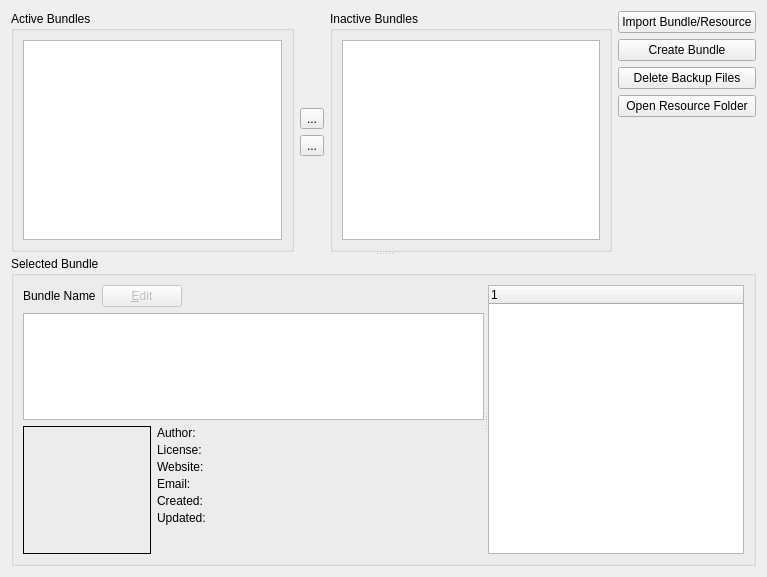
<?xml version="1.0" encoding="UTF-8"?>
<ui version="4.0">
 <class>WdgDlgBundleManager</class>
 <widget class="QWidget" name="WdgDlgBundleManager">
  <property name="geometry">
   <rect>
    <x>0</x>
    <y>0</y>
    <width>767</width>
    <height>577</height>
   </rect>
  </property>
  <layout class="QVBoxLayout" name="verticalLayout_5">
   <item>
    <widget class="QSplitter" name="splitter">
     <property name="orientation">
      <enum>Qt::Vertical</enum>
     </property>
     <property name="childrenCollapsible">
      <bool>false</bool>
     </property>
     <widget class="QWidget" name="bundleOverviewContainer">
      <property name="sizePolicy">
       <sizepolicy hsizetype="Preferred" vsizetype="Preferred">
        <horstretch>0</horstretch>
        <verstretch>10</verstretch>
       </sizepolicy>
      </property>
      <layout class="QHBoxLayout" name="horizontalLayout">
       <property name="leftMargin">
        <number>0</number>
       </property>
       <property name="topMargin">
        <number>0</number>
       </property>
       <property name="rightMargin">
        <number>0</number>
       </property>
       <property name="bottomMargin">
        <number>0</number>
       </property>
       <item>
        <layout class="QVBoxLayout" name="verticalLayout_2">
         <item>
          <widget class="QGroupBox" name="groupBox">
           <property name="title">
            <string>Active Bundles</string>
           </property>
           <layout class="QVBoxLayout" name="verticalLayout_6">
            <item>
             <widget class="QListWidget" name="listActive">
              <property name="sizePolicy">
               <sizepolicy hsizetype="MinimumExpanding" vsizetype="Expanding">
                <horstretch>0</horstretch>
                <verstretch>0</verstretch>
               </sizepolicy>
              </property>
              <property name="minimumSize">
               <size>
                <width>0</width>
                <height>200</height>
               </size>
              </property>
              <property name="alternatingRowColors">
               <bool>true</bool>
              </property>
              <property name="selectionMode">
               <enum>QAbstractItemView::ExtendedSelection</enum>
              </property>
              <property name="spacing">
               <number>1</number>
              </property>
             </widget>
            </item>
           </layout>
          </widget>
         </item>
        </layout>
       </item>
       <item>
        <layout class="QVBoxLayout" name="verticalLayout">
         <item>
          <spacer name="verticalSpacer_4">
           <property name="orientation">
            <enum>Qt::Vertical</enum>
           </property>
           <property name="sizeHint" stdset="0">
            <size>
             <width>20</width>
             <height>40</height>
            </size>
           </property>
          </spacer>
         </item>
         <item>
          <widget class="QToolButton" name="bnAdd">
           <property name="text">
            <string>...</string>
           </property>
          </widget>
         </item>
         <item>
          <widget class="QToolButton" name="bnRemove">
           <property name="text">
            <string>...</string>
           </property>
          </widget>
         </item>
         <item>
          <spacer name="verticalSpacer_3">
           <property name="orientation">
            <enum>Qt::Vertical</enum>
           </property>
           <property name="sizeHint" stdset="0">
            <size>
             <width>20</width>
             <height>40</height>
            </size>
           </property>
          </spacer>
         </item>
        </layout>
       </item>
       <item>
        <layout class="QVBoxLayout" name="verticalLayout_3">
         <item>
          <widget class="QGroupBox" name="groupBox_2">
           <property name="sizePolicy">
            <sizepolicy hsizetype="Preferred" vsizetype="Preferred">
             <horstretch>0</horstretch>
             <verstretch>0</verstretch>
            </sizepolicy>
           </property>
           <property name="title">
            <string>Inactive Bundles</string>
           </property>
           <layout class="QVBoxLayout" name="verticalLayout_7">
            <item>
             <widget class="QListWidget" name="listInactive">
              <property name="sizePolicy">
               <sizepolicy hsizetype="MinimumExpanding" vsizetype="Expanding">
                <horstretch>0</horstretch>
                <verstretch>0</verstretch>
               </sizepolicy>
              </property>
              <property name="minimumSize">
               <size>
                <width>0</width>
                <height>200</height>
               </size>
              </property>
              <property name="selectionMode">
               <enum>QAbstractItemView::ExtendedSelection</enum>
              </property>
              <property name="spacing">
               <number>1</number>
              </property>
             </widget>
            </item>
           </layout>
          </widget>
         </item>
        </layout>
       </item>
       <item>
        <layout class="QVBoxLayout" name="resourceActionsLayout">
         <property name="sizeConstraint">
          <enum>QLayout::SetMinimumSize</enum>
         </property>
         <item>
          <widget class="QPushButton" name="importBundleButton">
           <property name="text">
            <string>Import Bundle/Resource</string>
           </property>
          </widget>
         </item>
         <item>
          <widget class="QPushButton" name="createBundleButton">
           <property name="sizePolicy">
            <sizepolicy hsizetype="Minimum" vsizetype="Fixed">
             <horstretch>0</horstretch>
             <verstretch>0</verstretch>
            </sizepolicy>
           </property>
           <property name="text">
            <string>Create Bundle</string>
           </property>
          </widget>
         </item>
         <item>
          <widget class="QPushButton" name="deleteBackupFilesButton">
           <property name="sizePolicy">
            <sizepolicy hsizetype="Minimum" vsizetype="Fixed">
             <horstretch>0</horstretch>
             <verstretch>0</verstretch>
            </sizepolicy>
           </property>
           <property name="text">
            <string>Delete Backup Files</string>
           </property>
          </widget>
         </item>
         <item>
          <widget class="QPushButton" name="openResourceFolderButton">
           <property name="sizePolicy">
            <sizepolicy hsizetype="Minimum" vsizetype="Fixed">
             <horstretch>0</horstretch>
             <verstretch>0</verstretch>
            </sizepolicy>
           </property>
           <property name="text">
            <string>Open Resource Folder</string>
           </property>
          </widget>
         </item>
         <item>
          <spacer name="verticalSpacer">
           <property name="orientation">
            <enum>Qt::Vertical</enum>
           </property>
           <property name="sizeHint" stdset="0">
            <size>
             <width>20</width>
             <height>40</height>
            </size>
           </property>
          </spacer>
         </item>
        </layout>
       </item>
      </layout>
     </widget>
     <widget class="QGroupBox" name="BundleSelectedGroupBox">
      <property name="sizePolicy">
       <sizepolicy hsizetype="Preferred" vsizetype="Preferred">
        <horstretch>0</horstretch>
        <verstretch>0</verstretch>
       </sizepolicy>
      </property>
      <property name="minimumSize">
       <size>
        <width>0</width>
        <height>0</height>
       </size>
      </property>
      <property name="title">
       <string>Selected Bundle</string>
      </property>
      <layout class="QVBoxLayout" name="verticalLayout_8">
       <item>
        <widget class="QSplitter" name="splitter_2">
         <property name="sizePolicy">
          <sizepolicy hsizetype="Expanding" vsizetype="Expanding">
           <horstretch>0</horstretch>
           <verstretch>0</verstretch>
          </sizepolicy>
         </property>
         <property name="orientation">
          <enum>Qt::Horizontal</enum>
         </property>
         <property name="childrenCollapsible">
          <bool>false</bool>
         </property>
         <widget class="QWidget" name="selectedBundleInfoContainer">
          <property name="sizePolicy">
           <sizepolicy hsizetype="Preferred" vsizetype="Preferred">
            <horstretch>10</horstretch>
            <verstretch>0</verstretch>
           </sizepolicy>
          </property>
          <layout class="QVBoxLayout" name="verticalLayout_4">
           <property name="leftMargin">
            <number>0</number>
           </property>
           <property name="topMargin">
            <number>0</number>
           </property>
           <property name="rightMargin">
            <number>0</number>
           </property>
           <property name="bottomMargin">
            <number>0</number>
           </property>
           <item>
            <layout class="QHBoxLayout" name="horizontalLayout_2">
             <item>
              <widget class="QLabel" name="lblName">
               <property name="text">
                <string>Bundle Name</string>
               </property>
               <property name="textFormat">
                <enum>Qt::AutoText</enum>
               </property>
              </widget>
             </item>
             <item>
              <widget class="QPushButton" name="bnEditBundle">
               <property name="enabled">
                <bool>false</bool>
               </property>
               <property name="text">
                <string>&amp;Edit</string>
               </property>
              </widget>
             </item>
             <item>
              <spacer name="horizontalSpacer">
               <property name="orientation">
                <enum>Qt::Horizontal</enum>
               </property>
               <property name="sizeHint" stdset="0">
                <size>
                 <width>40</width>
                 <height>20</height>
                </size>
               </property>
              </spacer>
             </item>
            </layout>
           </item>
           <item>
            <widget class="QPlainTextEdit" name="lblDescription">
             <property name="sizePolicy">
              <sizepolicy hsizetype="Expanding" vsizetype="Maximum">
               <horstretch>0</horstretch>
               <verstretch>10</verstretch>
              </sizepolicy>
             </property>
             <property name="minimumSize">
              <size>
               <width>0</width>
               <height>50</height>
              </size>
             </property>
             <property name="readOnly">
              <bool>true</bool>
             </property>
            </widget>
           </item>
           <item>
            <layout class="QHBoxLayout" name="horizontalLayout_3" stretch="0,0">
             <item>
              <layout class="QVBoxLayout" name="verticalLayout_9">
               <item>
                <widget class="QLabel" name="lblPreview">
                 <property name="sizePolicy">
                  <sizepolicy hsizetype="Fixed" vsizetype="Fixed">
                   <horstretch>0</horstretch>
                   <verstretch>0</verstretch>
                  </sizepolicy>
                 </property>
                 <property name="minimumSize">
                  <size>
                   <width>128</width>
                   <height>128</height>
                  </size>
                 </property>
                 <property name="maximumSize">
                  <size>
                   <width>128</width>
                   <height>128</height>
                  </size>
                 </property>
                 <property name="frameShape">
                  <enum>QFrame::Box</enum>
                 </property>
                 <property name="text">
                  <string/>
                 </property>
                 <property name="alignment">
                  <set>Qt::AlignCenter</set>
                 </property>
                </widget>
               </item>
               <item>
                <spacer name="verticalSpacer_2">
                 <property name="orientation">
                  <enum>Qt::Vertical</enum>
                 </property>
                 <property name="sizeHint" stdset="0">
                  <size>
                   <width>20</width>
                   <height>0</height>
                  </size>
                 </property>
                </spacer>
               </item>
              </layout>
             </item>
             <item>
              <layout class="QGridLayout" name="gridLayout">
               <property name="verticalSpacing">
                <number>3</number>
               </property>
               <item row="0" column="1">
                <widget class="QLabel" name="lblAuthor">
                 <property name="text">
                  <string/>
                 </property>
                </widget>
               </item>
               <item row="1" column="1">
                <widget class="QLabel" name="lblLicense">
                 <property name="text">
                  <string/>
                 </property>
                </widget>
               </item>
               <item row="4" column="1">
                <widget class="QLabel" name="lblCreated">
                 <property name="text">
                  <string/>
                 </property>
                </widget>
               </item>
               <item row="0" column="0">
                <widget class="QLabel" name="label_3">
                 <property name="sizePolicy">
                  <sizepolicy hsizetype="Fixed" vsizetype="Preferred">
                   <horstretch>0</horstretch>
                   <verstretch>0</verstretch>
                  </sizepolicy>
                 </property>
                 <property name="text">
                  <string>Author:</string>
                 </property>
                 <property name="scaledContents">
                  <bool>false</bool>
                 </property>
                 <property name="alignment">
                  <set>Qt::AlignLeading|Qt::AlignLeft|Qt::AlignVCenter</set>
                 </property>
                </widget>
               </item>
               <item row="1" column="0">
                <widget class="QLabel" name="label_4">
                 <property name="text">
                  <string>License:</string>
                 </property>
                </widget>
               </item>
               <item row="5" column="1">
                <widget class="QLabel" name="lblUpdated">
                 <property name="text">
                  <string/>
                 </property>
                </widget>
               </item>
               <item row="4" column="0">
                <widget class="QLabel" name="label_6">
                 <property name="text">
                  <string>Created:</string>
                 </property>
                </widget>
               </item>
               <item row="3" column="0">
                <widget class="QLabel" name="label_8">
                 <property name="text">
                  <string>Email:</string>
                 </property>
                </widget>
               </item>
               <item row="5" column="0">
                <widget class="QLabel" name="label_7">
                 <property name="text">
                  <string>Updated:</string>
                 </property>
                </widget>
               </item>
               <item row="3" column="1">
                <widget class="QLabel" name="lblEmail">
                 <property name="text">
                  <string/>
                 </property>
                </widget>
               </item>
               <item row="2" column="0">
                <widget class="QLabel" name="label_5">
                 <property name="text">
                  <string>Website:</string>
                 </property>
                </widget>
               </item>
               <item row="2" column="1">
                <widget class="QLabel" name="lblWebsite">
                 <property name="text">
                  <string/>
                 </property>
                </widget>
               </item>
               <item row="6" column="0" colspan="2">
                <spacer name="verticalSpacer_5">
                 <property name="orientation">
                  <enum>Qt::Vertical</enum>
                 </property>
                 <property name="sizeHint" stdset="0">
                  <size>
                   <width>20</width>
                   <height>0</height>
                  </size>
                 </property>
                </spacer>
               </item>
              </layout>
             </item>
            </layout>
           </item>
          </layout>
         </widget>
         <widget class="QTreeWidget" name="listBundleContents">
          <property name="sizePolicy">
           <sizepolicy hsizetype="Preferred" vsizetype="Expanding">
            <horstretch>0</horstretch>
            <verstretch>0</verstretch>
           </sizepolicy>
          </property>
          <property name="minimumSize">
           <size>
            <width>200</width>
            <height>0</height>
           </size>
          </property>
          <column>
           <property name="text">
            <string notr="true">1</string>
           </property>
          </column>
         </widget>
        </widget>
       </item>
      </layout>
     </widget>
    </widget>
   </item>
  </layout>
 </widget>
 <resources/>
 <connections/>
</ui>
